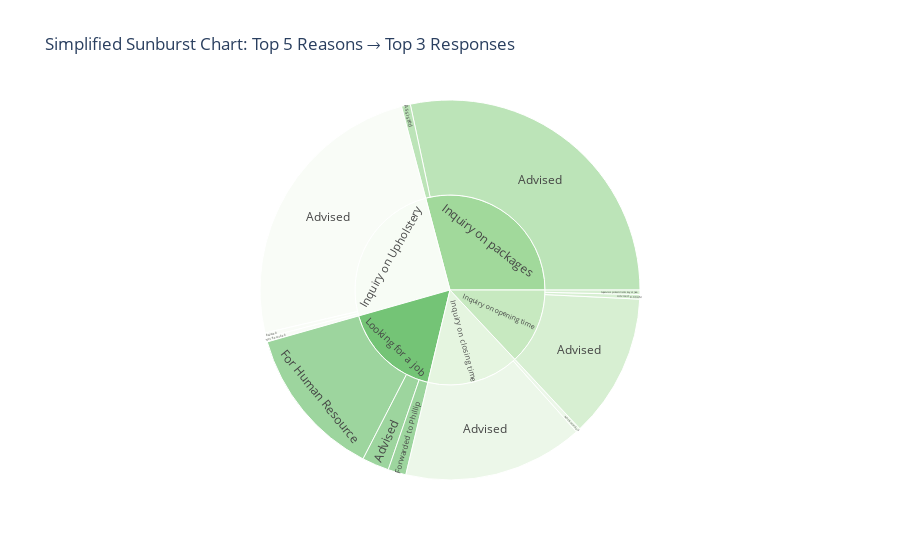

This figure's notebook cell:
### Code cell
import pandas as pd
import plotly.express as px
import os

# Ensure Output folder exists
os.makedirs("Output", exist_ok=True)

# Step 1: Count all REASON → RESPONSE pairs
combo_counts = calldata.groupby(['REASON FOR CALL', 'RESPONSE GIVEN/CONCLUSION']) \
                       .size().reset_index(name='count')

# Step 2: Keep only Top 5 Reasons
top_reasons = combo_counts.groupby('REASON FOR CALL')['count'].sum().nlargest(5).index
filtered = combo_counts[combo_counts['REASON FOR CALL'].isin(top_reasons)]

# Step 3: For each Reason, keep Top 3 Responses
filtered = (
    filtered.groupby('REASON FOR CALL', group_keys=False)
    .apply(lambda x: x.nlargest(3, 'count'))
    .reset_index(drop=True)
)

# Step 4: Build Sunburst Chart
fig = px.sunburst(
    filtered,
    path=['REASON FOR CALL', 'RESPONSE GIVEN/CONCLUSION'],
    values='count',
    color='REASON FOR CALL',
    color_discrete_sequence=px.colors.sequential.Greens,
    title='Simplified Sunburst Chart: Top 5 Reasons → Top 3 Responses'
)

# Show Chart
fig.show()

# ✅ Save chart to Output folder
fig.write_html("Output/simplified_sunburst.html")
print("✅ Saved: Output/simplified_sunburst.html")

### Figure 1 — Plotly figure (JSON) as saved in the notebook; plotly's stock layout.template omitted (floating-point values rounded to 4 significant figures)
{"data": [{"branchvalues": "total", "customdata": [["Inquiry on Upholstery"], ["Inquiry on closing time"], ["Inquiry on opening time"], ["Inquiry on packages"], ["Looking for a job"], ["Inquiry on opening time"], ["Inquiry on Upholstery"], ["Inquiry on packages"], ["Looking for a job"], ["Looking for a job"], ["Inquiry on Upholstery"], ["Inquiry on closing time"], ["Inquiry on opening time"], ["Inquiry on Upholstery"], ["Inquiry on closing time"], ["Inquiry on opening time"], ["Inquiry on packages"], ["Looking for a job"]], "domain": {"x": [0, 1], "y": [0, 1]}, "hovertemplate": "labels=%{label}<br>count=%{value}<br>parent=%{parent}<br>id=%{id}<br>REASON FOR CALL=%{customdata[0]}<extra></extra>", "ids": ["Inquiry on Upholstery/Advised", "Inquiry on closing time/Advised", "Inquiry on opening time/Advised", "Inquiry on packages/Advised", "Looking for a job/Advised", "Inquiry on opening time/Advised 8.00AM", "Inquiry on Upholstery/Assisted", "Inquiry on packages/Assisted", "Looking for a job/For Human Resource", "Looking for a job/Forwarded to Phillip", "Inquiry on Upholstery/Not Recorded", "Inquiry on closing time/Not Recorded", "Inquiry on opening time/Supervisor picked clients key at Java", "Inquiry on Upholstery", "Inquiry on closing time", "Inquiry on opening time", "Inquiry on packages", "Looking for a job"], "labels": ["Advised", "Advised", "Advised", "Advised", "Advised", "Advised 8.00AM", "Assisted", "Assisted", "For Human Resource", "Forwarded to Phillip", "Not Recorded", "Not Recorded", "Supervisor picked clients key at Java", "Inquiry on Upholstery", "Inquiry on closing time", "Inquiry on opening time", "Inquiry on packages", "Looking for a job"], "marker": {"colors": ["rgb(247,252,245)", "rgb(229,245,224)", "rgb(199,233,192)", "rgb(161,217,155)", "rgb(116,196,118)", "rgb(199,233,192)", "rgb(247,252,245)", "rgb(161,217,155)", "rgb(116,196,118)", "rgb(116,196,118)", "rgb(247,252,245)", "rgb(229,245,224)", "rgb(199,233,192)", "rgb(247,252,245)", "rgb(229,245,224)", "rgb(199,233,192)", "rgb(161,217,155)", "rgb(116,196,118)"]}, "name": "", "parents": ["Inquiry on Upholstery", "Inquiry on closing time", "Inquiry on opening time", "Inquiry on packages", "Looking for a job", "Inquiry on opening time", "Inquiry on Upholstery", "Inquiry on packages", "Looking for a job", "Looking for a job", "Inquiry on Upholstery", "Inquiry on closing time", "Inquiry on opening time", "", "", "", "", ""], "type": "sunburst", "values": [64, 40, 32, 74, 6, 1, 1, 2, 34, 4, 1, 1, 1, 66, 41, 34, 76, 44]}], "layout": {"legend": {"tracegroupgap": 0}, "sunburstcolorway": ["rgb(247,252,245)", "rgb(229,245,224)", "rgb(199,233,192)", "rgb(161,217,155)", "rgb(116,196,118)", "rgb(65,171,93)", "rgb(35,139,69)", "rgb(0,109,44)", "rgb(0,68,27)"], "title": {"text": "Simplified Sunburst Chart: Top 5 Reasons → Top 3 Responses"}}}
